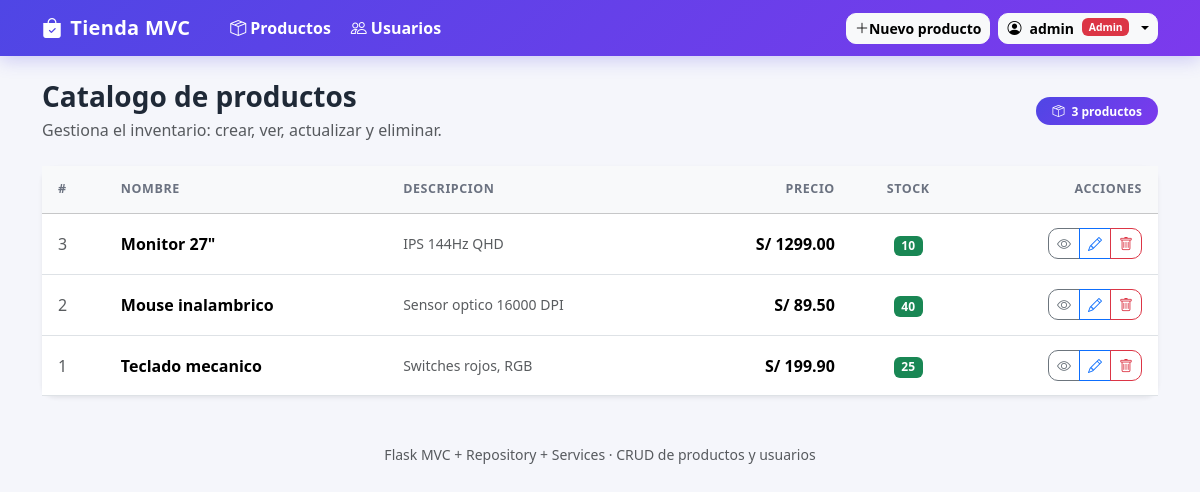
/ (signed in), run on the app's committed database.
### app/models/user.py (models this page shows, shortened)
class User(UserMixin, db.Model):
    __tablename__ = "usuarios"
    id = db.Column(db.Integer, primary_key=True)
    nombre = db.Column(db.String(120), nullable=False)
    email = db.Column(db.String(120), nullable=False, unique=True)
    username = db.Column(db.String(80), nullable=False, unique=True)
    password_hash = db.Column(db.String(256), nullable=False)
    rol = db.Column(db.String(20), nullable=False, default=ROL_USUARIO)
    @property
    def is_admin(self) -> bool:
        return self.rol == ROL_ADMIN

### app/models/product.py (models this page shows, shortened)
class Product(db.Model):
    __tablename__ = "productos"
    id = db.Column(db.Integer, primary_key=True)
    nombre = db.Column(db.String(120), nullable=False)
    descripcion = db.Column(db.Text, nullable=True)
    precio = db.Column(db.Numeric(10, 2), nullable=False, default=0)
    stock = db.Column(db.Integer, nullable=False, default=0)

### app/controllers/product_controller.py (the view)
@product_bp.route("/", methods=["GET"])
@login_required
def index():
    products = service.list_products()
    return render_template("index.html", products=products)

### app/__init__.py (called while the page is built)
@login_manager.user_loader
def load_user(user_id: int):
    from app.models.user import User
    return User.query.get(int(user_id))

### app/repository/product_repository.py (called while the page is built)
    def find_all(self):
        return Product.query.order_by(Product.id.desc()).all()

### app/services/product_service.py (called while the page is built)
    def list_products(self):
        return self.repository.find_all()

### app/templates/index.html (shortened to what this page needs)
{% extends "base.html" %}
{% block content %}
<div class="d-flex flex-wrap align-items-center justify-content-between mb-4">
  <div>
    <h1 class="h3 mb-1 fw-bold">Catalogo de productos</h1>
    <p class="text-muted mb-0">Gestiona el inventario: crear, ver, actualizar y eliminar.</p>
  </div>
  <div class="d-flex gap-2 mt-3 mt-md-0">
    <span class="badge rounded-pill text-bg-primary px-3 py-2">
      <i class="bi bi-box-seam me-1"></i> {{ products|length }} productos
    </span>
  </div>
</div>
{% if products %}
<div class="card shadow-sm border-0">
  <div class="table-responsive">
    <table class="table table-hover align-middle mb-0">
      <thead class="table-light">
        <tr>
          <th>#</th>
          <th>Nombre</th>
          <th>Descripcion</th>
          <th class="text-end">Precio</th>
          <th class="text-center">Stock</th>
          <th class="text-end">Acciones</th>
        </tr>
      </thead>
      <tbody>
        {% for p in products %}
        <tr>
          <td class="text-muted">{{ p.id }}</td>
          <td class="fw-semibold">{{ p.nombre }}</td>
          <td class="text-muted small">{{ p.descripcion or '—' }}</td>
          <td class="text-end fw-semibold">S/ {{ '%.2f'|format(p.precio|float) }}</td>
          <td class="text-center">
            {% if p.stock > 0 %}
              <span class="badge text-bg-success">{{ p.stock }}</span>
            {% else %}
              <span class="badge text-bg-danger">Agotado</span>
            {% endif %}
          </td>
          <td class="text-end">
            <div class="btn-group btn-group-sm" role="group">
              <a href="{{ url_for('products.detail', product_id=p.id) }}" class="btn btn-outline-secondary" title="Ver">
                <i class="bi bi-eye"></i>
              </a>
              <a href="{{ url_for('products.edit', product_id=p.id) }}" class="btn btn-outline-primary" title="Editar">
                <i class="bi bi-pencil"></i>
              </a>
              <button type="button" class="btn btn-outline-danger" title="Eliminar"
                data-bs-toggle="modal" data-bs-target="#deleteModal{{ p.id }}">
                <i class="bi bi-trash"></i>
              </button>
            </div>
          </td>
        </tr>
        {% endfor %}
      </tbody>
    </table>
  </div>
</div>
{% endif %}
{% endblock %}

### app/templates/base.html (shortened to what this page needs)
<!doctype html>
<html lang="es">
<head>
  <link href="https://cdn.jsdelivr.net/npm/bootstrap@5.3.3/dist/css/bootstrap.min.css" rel="stylesheet">
  <link href="https://cdn.jsdelivr.net/npm/bootstrap-icons@1.11.3/font/bootstrap-icons.css" rel="stylesheet">
  <link rel="stylesheet" href="{{ url_for('static', filename='css/style.css') }}">
</head>
<body>
  <nav class="navbar navbar-expand-lg sticky-top app-navbar">
    <div class="container">
      <a class="navbar-brand fw-bold" href="{{ url_for('products.index') }}">
        <i class="bi bi-bag-check-fill me-2"></i>Tienda MVC
      </a>
      {% if current_user.is_authenticated %}
      <div class="navbar-nav d-flex flex-row gap-1 ms-3">
        <a class="nav-link text-white px-2 fw-semibold" href="{{ url_for('products.index') }}">
          <i class="bi bi-box-seam me-1"></i>Productos
        </a>
        <a class="nav-link text-white px-2 fw-semibold" href="{{ url_for('users.index') }}">
          <i class="bi bi-people me-1"></i>Usuarios
        </a>
      </div>
      {% endif %}
      <div class="ms-auto d-flex align-items-center gap-2">
        {% if current_user.is_authenticated %}
          {% if current_user.is_admin %}
          <a href="{{ url_for('products.create') }}" class="btn btn-light btn-sm fw-semibold d-none d-md-inline-flex">
            <i class="bi bi-plus-lg"></i> Nuevo producto
          </a>
          {% endif %}
          <div class="dropdown">
            <button class="btn btn-light btn-sm fw-semibold dropdown-toggle d-flex align-items-center gap-2"
                    type="button" data-bs-toggle="dropdown">
              <i class="bi bi-person-circle"></i>
              {{ current_user.username }}
              {% if current_user.is_admin %}
                <span class="badge text-bg-danger" style="font-size:.65rem;">Admin</span>
              {% else %}
                <span class="badge text-bg-secondary" style="font-size:.65rem;">Usuario</span>
              {% endif %}
            </button>
          </div>
        {% endif %}
      </div>
    </div>
  </nav>
  <main class="container py-4">
    {% block content %}{% endblock %}
  </main>
  <footer class="text-center text-muted py-4 small">
    Flask MVC + Repository + Services &middot; CRUD de productos y usuarios
  </footer>
</body>
</html>

### app/static/css/style.css (style rules this page uses)
:root { --brand-1: #4f46e5; --brand-2: #7c3aed; --brand-3: #6366f1; --bg: #f5f6fb; }
body { background: var(--bg); font-family: 'Segoe UI', Roboto, system-ui, -apple-system, sans-serif; color: #1f2937; }
.app-navbar { background: linear-gradient(135deg, var(--brand-1), var(--brand-2)); box-shadow: 0 4px 18px rgba(79, 70, 229, 0.25); }
.app-navbar .navbar-brand { color: #fff !important; letter-spacing: 0.3px; }
.card { border-radius: 14px; }
.btn { border-radius: 10px; font-weight: 500; }
.table > :not(caption) > * > * { padding: 0.9rem 1rem; }
.table thead th { font-weight: 600; font-size: 0.78rem; text-transform: uppercase; letter-spacing: 0.6px; color: #6b7280; }
.badge.text-bg-primary { background: linear-gradient(135deg, var(--brand-1), var(--brand-2)) !important; }

### data on the page
User: username "admin"
Product: id "3", nombre "Monitor 27\"", descripcion "IPS 144Hz QHD", precio "1299.00", stock "10"
Product: id "2", nombre "Mouse inalambrico", descripcion "Sensor optico 16000 DPI", precio "89.50", stock "40"
Product: id "1", nombre "Teclado mecanico", descripcion "Switches rojos, RGB", precio "199.90", stock "25"

### other printed values
{{ products|length }} "3"
